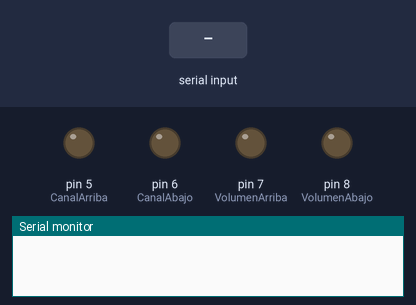
Simulated run of this sketch. Board: Arduino Uno, built with avr-gcc and run on an emulated ATmega328P. Parts: output pins drawn as LEDs (lit = HIGH), the last lines printed to the serial monitor. The inputs (shaded band) are chosen by the test bench.

Above: at 1.2 s.
1.3 s: "1" received over Serial
At 2.0 s:
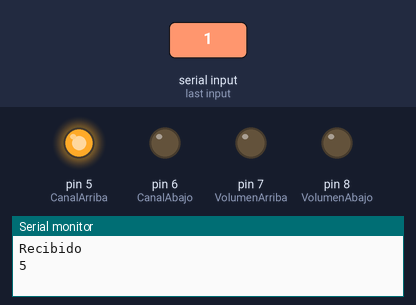
3.8 s: "2" received over Serial
At 4.6 s:
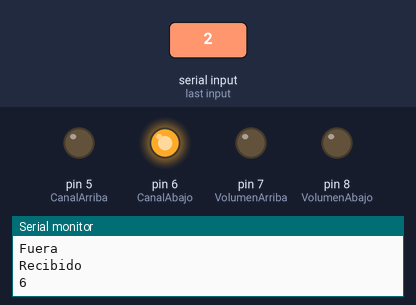
6.3 s: "3" received over Serial
At 7.0 s:
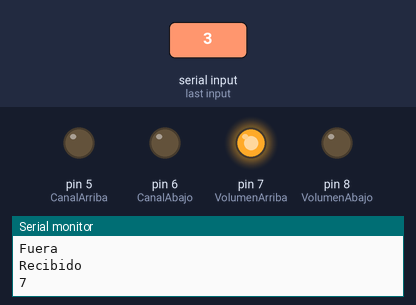
8.8 s: "4" received over Serial
At 9.6 s:
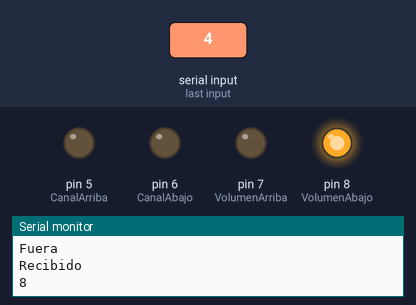
Timing chart, 0 to 11.8 s (numbered marks = the images above; inputs shaded):
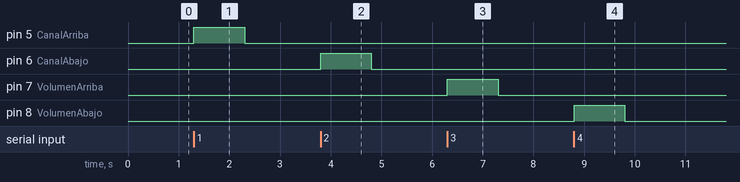

Measured:
- after the input at 1.3 s, pin 5 (CanalArriba): LOW → HIGH at once, → LOW 1.0 s later
- after the input at 3.8 s, pin 6 (CanalAbajo): LOW → HIGH at once, → LOW 1.0 s later
- after the input at 6.3 s, pin 7 (VolumenArriba): LOW → HIGH at once, → LOW 1.0 s later
- after the input at 8.8 s, pin 8 (VolumenAbajo): LOW → HIGH at once, → LOW 1.0 s later

The sketch:

ARD_kinect_remote_control.ino
```cpp
// Definicion de pines y constantes.

int CanalArriba = 5;       // Canal arriba pin 5.
int CanalAbajo = 6;        // CAnal abajo pin 6.
int VolumenArriba = 7;     // Volumen arriba pin 7.
int VolumenAbajo = 8;      // Volumen abajo pin 8.
int pulso = 300;           // Tiempo mantenido el boton.


void setup(){                       // Funcion de configuracion.
  pinMode(CanalArriba, OUTPUT);     // Se define el pin 5 como salida.
  pinMode(CanalAbajo, OUTPUT);      // Pin 6 como salida.
  pinMode(VolumenArriba, OUTPUT);   // Pin 7 como salida.
  pinMode(VolumenAbajo, OUTPUT);    // Pin 8 como salida.
  Serial.begin(9600);               // Empieza comunicacion serial a 9600 bps.
}


void actualizaPin (int pin, int pulso){ // Funcion para actualizar el valor de los pines., variables pin y tiempo.
Serial.println("Recibido");             // Imprime por el monitor serial: "Recibido".
Serial.println(pin);                    // Imprime por el monitor serial el pin usado.
digitalWrite(pin,HIGH);                 // Se activa dicho pin.
delay(1000);                            // Se espera un segundo.
digitalWrite(pin,LOW);                  // Se desactiva el pin.
Serial.println("Fuera");                // Imprime por el monitor serial: "Fuera".(Se suelta el boton).
}


void loop(){                                // Bucle de programa.
  if (Serial.available()){                  // Si la comunicacion serial esta disponible...
    char valor=Serial.read();               //... lee el valor que viene del serial y conviertelo en un caracter (un elemento de una cadena de caracteres).
    if(valor== '1') {                       // Si el valor es 1...
      actualizaPin(CanalArriba, pulso);     // ...activa pin 5 (canal arriba).
    } else if(valor== '2') {                // Si el valor es 2...
      actualizaPin(CanalAbajo, pulso);      //...activa pin 6 (canal abajo).
    } else if(valor== '3') {                // Si el valor es 3...
      actualizaPin(VolumenArriba, pulso);   //...activa pin 7 (volumen arriba).
    } else if(valor== '4') {                // Si el valor es 4...
      actualizaPin(VolumenAbajo, pulso);    //...activa pin 8 (volumen abajo).
    }
  }
}
```
